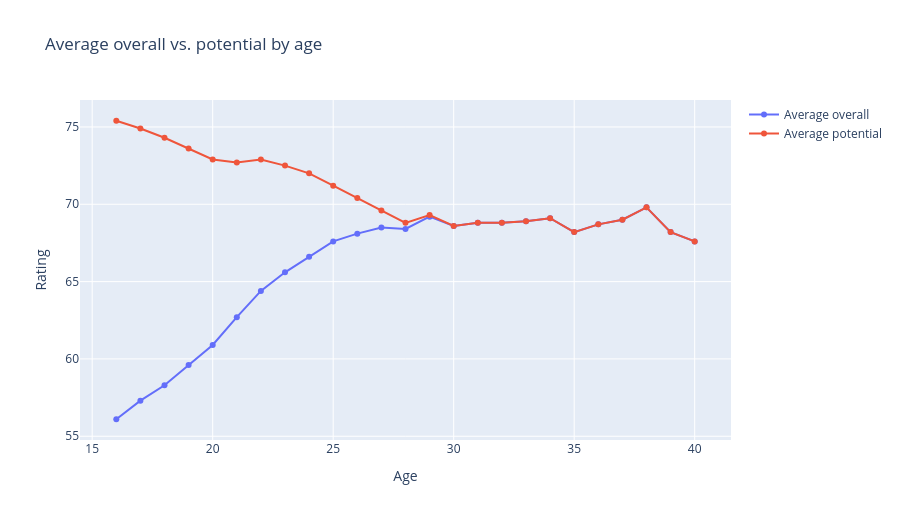
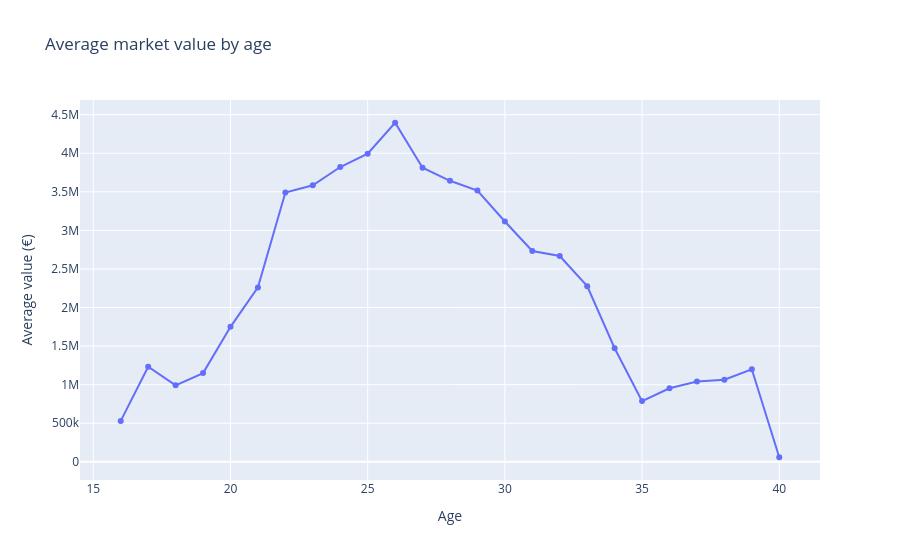

Notebook source saved alongside these figures, in order:
### Markdown cell above
## 5. Career arc: rating, potential and value by age

### Code cell
age_df = db.run_query("age_curve", con)

fig = go.Figure()
fig.add_trace(go.Scatter(
    x=age_df["age"], y=age_df["avg_overall"], mode="lines+markers",
    name="Average overall", hovertemplate="Age %{x}<br>Overall %{y:.1f}<extra></extra>"
))
fig.add_trace(go.Scatter(
    x=age_df["age"], y=age_df["avg_potential"], mode="lines+markers",
    name="Average potential", hovertemplate="Age %{x}<br>Potential %{y:.1f}<extra></extra>"
))
fig.update_layout(
    title="Average overall vs. potential by age",
    xaxis_title="Age", yaxis_title="Rating",
    hovermode="x unified", height=520
)
fig.show()

fig_value_age = px.line(
    age_df, x="age", y="avg_value_eur", markers=True,
    title="Average market value by age",
    labels={"avg_value_eur":"Average value (€)", "age":"Age"},
    hover_data=["player_count", "avg_overall", "avg_potential"],
)
fig_value_age.update_yaxes(tickformat="~s")
fig_value_age.show()

### Figure 1 — Plotly figure (JSON) as saved in the notebook; plotly's stock layout.template omitted (floating-point values rounded to 4 significant figures)
{"data": [{"hovertemplate": "Age %{x}<br>Overall %{y:.1f}<extra></extra>", "mode": "lines+markers", "name": "Average overall", "type": "scatter", "x": [16, 17, 18, 19, 20, 21, 22, 23, 24, 25, 26, 27, 28, 29, 30, 31, 32, 33, 34, 35, 36, 37, 38, 39, 40], "y": [56.1, 57.3, 58.3, 59.6, 60.9, 62.7, 64.4, 65.6, 66.6, 67.6, 68.1, 68.5, 68.4, 69.2, 68.6, 68.8, 68.8, 68.9, 69.1, 68.2, 68.7, 69.0, 69.8, 68.2, 67.6]}, {"hovertemplate": "Age %{x}<br>Potential %{y:.1f}<extra></extra>", "mode": "lines+markers", "name": "Average potential", "type": "scatter", "x": [16, 17, 18, 19, 20, 21, 22, 23, 24, 25, 26, 27, 28, 29, 30, 31, 32, 33, 34, 35, 36, 37, 38, 39, 40], "y": [75.4, 74.9, 74.3, 73.6, 72.9, 72.7, 72.9, 72.5, 72.0, 71.2, 70.4, 69.6, 68.8, 69.3, 68.6, 68.8, 68.8, 68.9, 69.1, 68.2, 68.7, 69.0, 69.8, 68.2, 67.6]}], "layout": {"height": 520, "hovermode": "x unified", "title": {"text": "Average overall vs. potential by age"}, "xaxis": {"title": {"text": "Age"}}, "yaxis": {"title": {"text": "Rating"}}}}

### Figure 2 — Plotly figure (JSON) as saved in the notebook; plotly's stock layout.template omitted (floating-point values rounded to 4 significant figures)
{"data": [{"customdata": [[34.0, 56.1, 75.4], [284.0, 57.3, 74.9], [649.0, 58.3, 74.3], [1032.0, 59.6, 73.6], [1357.0, 60.9, 72.9], [1387.0, 62.7, 72.7], [1427.0, 64.4, 72.9], [1324.0, 65.6, 72.5], [1389.0, 66.6, 72.0], [1435.0, 67.6, 71.2], [1182.0, 68.1, 70.4], [1139.0, 68.5, 69.6], [1092.0, 68.4, 68.8], [1060.0, 69.2, 69.3], [789.0, 68.6, 68.6], [710.0, 68.8, 68.8], [610.0, 68.8, 68.8], [492.0, 68.9, 68.9], [353.0, 69.1, 69.1], [272.0, 68.2, 68.2], [156.0, 68.7, 68.7], [100.0, 69.0, 69.0], [65.0, 69.8, 69.8], [30.0, 68.2, 68.2], [17.0, 67.6, 67.6]], "hovertemplate": "Age=%{x}<br>Average value (€)=%{y}<br>player_count=%{customdata[0]}<br>avg_overall=%{customdata[1]}<br>avg_potential=%{customdata[2]}<extra></extra>", "legendgroup": "", "line": {"color": "#636efa", "dash": "solid"}, "marker": {"symbol": "circle"}, "mode": "lines+markers", "name": "", "orientation": "v", "showlegend": false, "type": "scatter", "x": [16, 17, 18, 19, 20, 21, 22, 23, 24, 25, 26, 27, 28, 29, 30, 31, 32, 33, 34, 35, 36, 37, 38, 39, 40], "xaxis": "x", "y": [530600.0, 1233000.0, 991700.0, 1150000.0, 1750000.0, 2261000.0, 3491000.0, 3585000.0, 3821000.0, 3995000.0, 4395000.0, 3811000.0, 3642000.0, 3516000.0, 3115000.0, 2732000.0, 2667000.0, 2277000.0, 1472000.0, 787200.0, 953800.0, 1040000.0, 1065000.0, 1200000.0, 59410.0], "yaxis": "y"}], "layout": {"legend": {"tracegroupgap": 0}, "title": {"text": "Average market value by age"}, "xaxis": {"anchor": "y", "domain": [0, 1], "title": {"text": "Age"}}, "yaxis": {"anchor": "x", "domain": [0, 1], "tickformat": "~s", "title": {"text": "Average value (€)"}}}}
